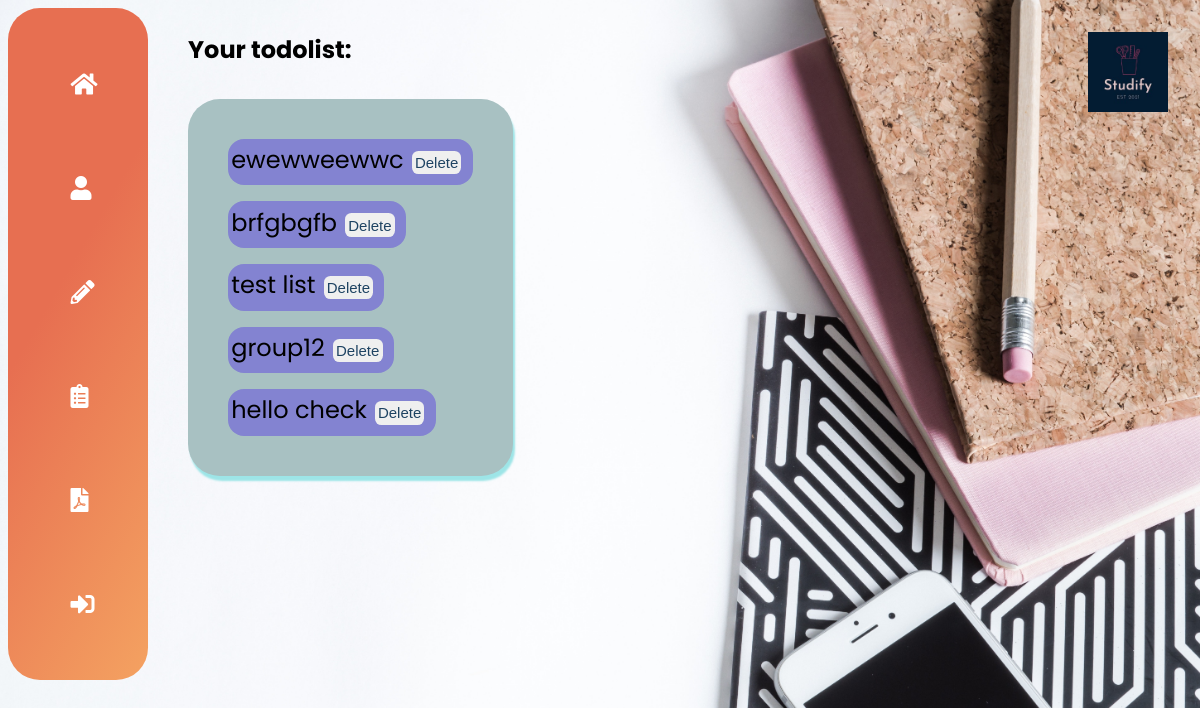
/view/ (signed in), run on an earlier commit of the app's database.
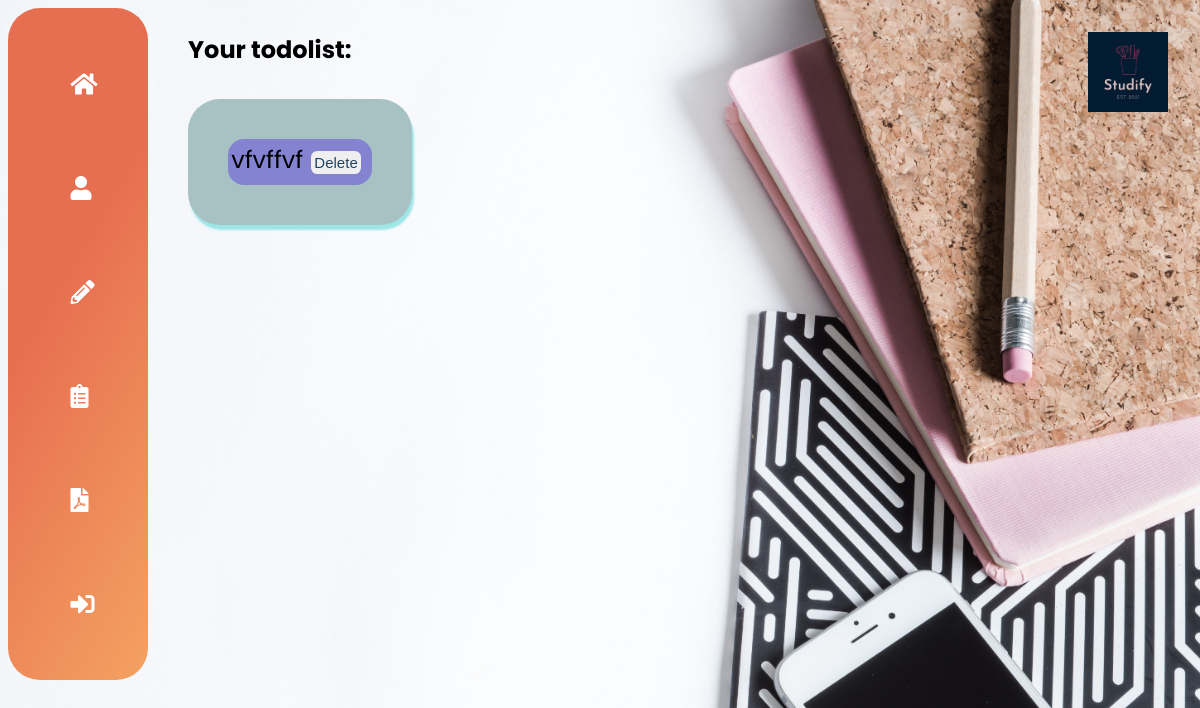
And on a later commit of the database.
### main/models.py (models this page shows)
class ToDoList(models.Model):
    user=models.ForeignKey(User, on_delete=models.CASCADE, related_name="todolist", null=True)
    name=models.CharField(max_length=200)
    def __str__(self):
        return self.name

### main/views.py (the view)
# urls.py: path("view/",views.view,name="view"),
def view(response):
    return render(response,"main/view.html",{})

### main/templates/main/view.html (shortened to what this page needs)
{% extends "main/base.html" %}
{% load static %}
{% block container %}
{% if user.todolist.all.count %}
<div class="container-ul">
    <h4>Your todolist: </h4>
<ul class="todolist">
    {% for td in user.todolist.all %}
    <div class="listitem" style="display: flex;">
        <li><a href="/{{td.id}}" style="color: black;">{{td.name}}</a><button><a href="{% url 'deletelist' td.id %}">Delete</a></button></li>
    </div>
    {% endfor %}
</ul>
</div>
{% else %}
<div class="no-list">
   <h4>You currently have no list, make some <a href="/create">here</a></h4>.
</div>
{% endif %}
{% endblock %}

What changed in the data, as far as the page shows it:
removed ToDoList: name "ewewweewwc"
removed ToDoList: name "brfgbgfb"
removed ToDoList: name "test list"
removed ToDoList: name "group12"
removed ToDoList: name "hello check"
added ToDoList: name "vfvffvf"
